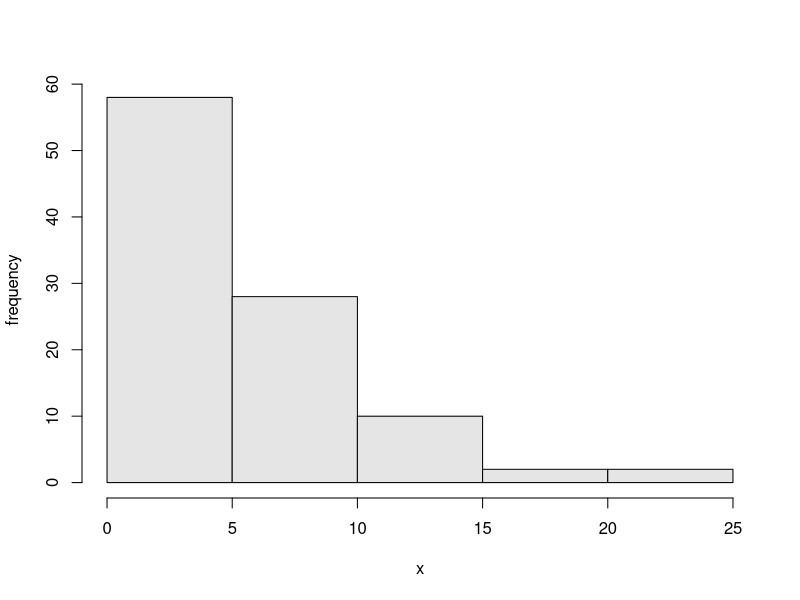

Recreate this plot in R.
set.seed(1)
x <- rexp(100, 1 / 5)
windows(width = 3, height = 3, pointsize = 8)
hist(x, ylab = 'frequency', main = '', col = 'grey90')
mean(x) ; sd(x)